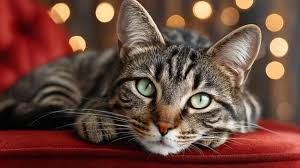
#> input picture SVM_project/dataset/cats/cat1.jpg, 300 x 168 px; its folder holds only this picture in this run
$ python cats_dogs_svm.py
#> lines starting #> are read from the running program, lines starting #| are printed output that depends on the picture
#> in load_dataset, img is the input picture: shape (168, 300, 3); mean B, G, R 59.3, 70.6, 106.9
import os
import cv2
import pickle
import numpy as np
from sklearn.model_selection import train_test_split
from sklearn.svm import SVC
from sklearn.metrics import accuracy_score, classification_report

images = []
lables = []

cat_path = "cats"
dog_path = "Dogs"

# Optional: For advanced feature extraction (highly recommended for raw images)
try:
    from skimage.feature import hog
    HAS_SKIMAGE = True
except ImportError:
    HAS_SKIMAGE = False


def extract_features(img, use_hog=True):
    """
    Extracts features from an image.
    Supports either raw flattened pixel intensity or HOG features.
    """
#> called with use_hog = True
    # Resize to a consistent small size
    img_resized = cv2.resize(img, (64, 64))
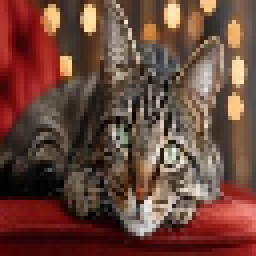
#> img_resized: shape (64, 64, 3) (shown 4 times larger); mean B, G, R 58.9, 70.1, 106.5

    if use_hog and HAS_SKIMAGE:
        # Convert to grayscale for HOG
        gray = cv2.cvtColor(img_resized, cv2.COLOR_BGR2GRAY)
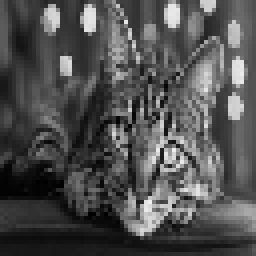
#> gray: shape (64, 64) (shown 4 times larger); min 0, max 240, mean 79.7
        # Extract Histogram of Oriented Gradients (HOG)
        features = hog(
            gray,
            orientations=9,
            pixels_per_cell=(8, 8),
            cells_per_block=(2, 2),
            visualize=False
        )
#> features = 1764 values, max 0.385 at index 1516, min 0 at index 65, mean 0.142
    else:
        # Fallback to normalized raw pixel flattening
        # Scaling to [0, 1] helps SVM optimization converge faster and better
        features = img_resized.flatten() / 255.0

    return features


def load_dataset(dataset_path, use_hog=True):
    """
    Safely scans the dataset directory, filters image formats,
    and returns features (A) and labels (B).
    """
    images = []
    labels = []

    categories = {
        "cats": 0,  # Class 0
        "dogs": 1   # Class 1
    }

    valid_extensions = ('.jpg', '.jpeg', '.png', '.bmp', '.tiff')

    if not os.path.exists(dataset_path):
        raise FileNotFoundError(
            f"Dataset directory '{dataset_path}' not found. "
            "Please ensure your folders are structured correctly."
        )

    for category_name, label in categories.items():
        category_path = os.path.join(dataset_path, category_name)

        if not os.path.exists(category_path):
            print(f"Warning: Directory '{category_path}' not found. Skipping...")
            continue

        print(f"Loading {category_name}...")
        count = 0
        for filename in os.listdir(category_path):
            if filename.lower().endswith(valid_extensions):
                img_path = os.path.join(category_path, filename)
                img = cv2.imread(img_path)

                if img is not None:
                    features = extract_features(img, use_hog=use_hog)
                    images.append(features)
                    labels.append(label)
                    count += 1

        print(f"Successfully loaded {count} images from '{category_name}'.")

    return np.array(images), np.array(labels)


def train_and_evaluate(dataset_path="dataset", use_hog=True):
    """
    Runs the full machine learning pipeline: Load -> Split -> Train -> Evaluate.
    """
    # 1. Load dataset
    try:
        A, B = load_dataset(dataset_path, use_hog=use_hog)
#> B = [0]
    except FileNotFoundError as e:
        print(e)
        return None

    if len(A) == 0:
        print("No images were loaded. Check your paths and try again.")
        return None

    # 2. Split into training and testing sets
#> (the run stopped early here; a loop or call above may not have finished)
